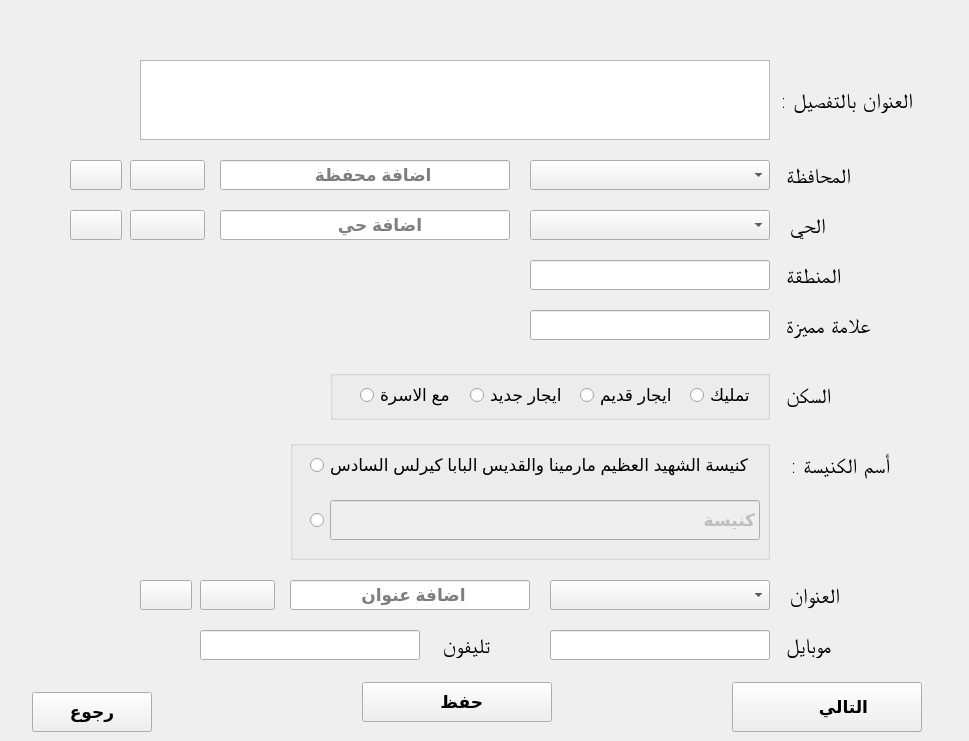
      <widget class="QWidget" name="tab_17">
       <attribute name="title">
        <string>next 1</string>
       </attribute>
       <widget class="QPushButton" name="pushButton_28">
        <property name="geometry">
         <rect>
          <x>32</x>
          <y>692</y>
          <width>120</width>
          <height>40</height>
         </rect>
        </property>
        <property name="font">
         <font>
          <pointsize>13</pointsize>
          <weight>75</weight>
          <bold>true</bold>
         </font>
        </property>
        <property name="text">
         <string>رجوع</string>
        </property>
       </widget>
       <widget class="QPushButton" name="pushButton_29">
        <property name="geometry">
         <rect>
          <x>732</x>
          <y>682</y>
          <width>190</width>
          <height>50</height>
         </rect>
        </property>
        <property name="font">
         <font>
          <pointsize>13</pointsize>
          <weight>75</weight>
          <bold>true</bold>
         </font>
        </property>
        <property name="layoutDirection">
         <enum>Qt::RightToLeft</enum>
        </property>
        <property name="text">
         <string>       التالي</string>
        </property>
        <property name="icon">
         <iconset resource="pics.qrc">
          <normaloff>:/ico/next.png</normaloff>:/ico/next.png</iconset>
        </property>
        <property name="iconSize">
         <size>
          <width>100</width>
          <height>46</height>
         </size>
        </property>
       </widget>
       <widget class="QPushButton" name="pushButton_117">
        <property name="geometry">
         <rect>
          <x>140</x>
          <y>580</y>
          <width>52</width>
          <height>30</height>
         </rect>
        </property>
        <property name="styleSheet">
         <string notr="true">image: url(:/ico/removef.png);</string>
        </property>
        <property name="text">
         <string/>
        </property>
       </widget>
       <widget class="QComboBox" name="comboBox_7">
        <property name="geometry">
         <rect>
          <x>550</x>
          <y>580</y>
          <width>220</width>
          <height>30</height>
         </rect>
        </property>
        <property name="font">
         <font>
          <pointsize>13</pointsize>
         </font>
        </property>
       </widget>
       <widget class="QLineEdit" name="lineEdit_106">
        <property name="geometry">
         <rect>
          <x>530</x>
          <y>260</y>
          <width>240</width>
          <height>30</height>
         </rect>
        </property>
        <property name="font">
         <font>
          <pointsize>13</pointsize>
          <weight>75</weight>
          <bold>true</bold>
         </font>
        </property>
       </widget>
       <widget class="QTextEdit" name="textEdit_6">
        <property name="geometry">
         <rect>
          <x>140</x>
          <y>60</y>
          <width>630</width>
          <height>80</height>
         </rect>
        </property>
        <property name="font">
         <font>
          <pointsize>11</pointsize>
         </font>
        </property>
       </widget>
       <widget class="QComboBox" name="comboBox_9">
        <property name="geometry">
         <rect>
          <x>530</x>
          <y>160</y>
          <width>240</width>
          <height>30</height>
         </rect>
        </property>
        <property name="font">
         <font>
          <pointsize>13</pointsize>
         </font>
        </property>
       </widget>
       <widget class="QLineEdit" name="lineEdit_105">
        <property name="geometry">
         <rect>
          <x>550</x>
          <y>630</y>
          <width>220</width>
          <height>30</height>
         </rect>
        </property>
        <property name="font">
         <font>
          <pointsize>13</pointsize>
          <weight>75</weight>
          <bold>true</bold>
         </font>
        </property>
        <property name="placeholderText">
         <string/>
        </property>
       </widget>
       <widget class="QPushButton" name="pushButton_113">
        <property name="geometry">
         <rect>
          <x>130</x>
          <y>160</y>
          <width>75</width>
          <height>30</height>
         </rect>
        </property>
        <property name="styleSheet">
         <string notr="true">image: url(:/ico/addf.png);</string>
        </property>
        <property name="text">
         <string/>
        </property>
       </widget>
       <widget class="QPushButton" name="pushButton_33">
        <property name="geometry">
         <rect>
          <x>70</x>
          <y>210</y>
          <width>52</width>
          <height>30</height>
         </rect>
        </property>
        <property name="styleSheet">
         <string notr="true">image: url(:/ico/removef.png);</string>
        </property>
        <property name="text">
         <string/>
        </property>
       </widget>
       <widget class="QLabel" name="label_42">
        <property name="geometry">
         <rect>
          <x>780</x>
          <y>630</y>
          <width>170</width>
          <height>30</height>
         </rect>
        </property>
        <property name="font">
         <font>
          <family>Arial Unicode MS</family>
          <pointsize>16</pointsize>
          <weight>9</weight>
          <italic>false</italic>
          <bold>false</bold>
         </font>
        </property>
        <property name="styleSheet">
         <string notr="true">font: 75 16pt &quot;Arial Unicode MS&quot;;</string>
        </property>
        <property name="text">
         <string>موبايل </string>
        </property>
        <property name="alignment">
         <set>Qt::AlignRight|Qt::AlignTrailing|Qt::AlignVCenter</set>
        </property>
       </widget>
       <widget class="QLabel" name="label_39">
        <property name="geometry">
         <rect>
          <x>790</x>
          <y>210</y>
          <width>160</width>
          <height>30</height>
         </rect>
        </property>
        <property name="font">
         <font>
          <family>Arial Unicode MS</family>
          <pointsize>16</pointsize>
          <weight>9</weight>
          <italic>false</italic>
          <bold>false</bold>
         </font>
        </property>
        <property name="styleSheet">
         <string notr="true">font: 75 16pt &quot;Arial Unicode MS&quot;;</string>
        </property>
        <property name="text">
         <string>الحي</string>
        </property>
        <property name="alignment">
         <set>Qt::AlignRight|Qt::AlignTrailing|Qt::AlignVCenter</set>
        </property>
       </widget>
       <widget class="QLineEdit" name="lineEdit_107">
        <property name="geometry">
         <rect>
          <x>220</x>
          <y>210</y>
          <width>290</width>
          <height>30</height>
         </rect>
        </property>
        <property name="font">
         <font>
          <pointsize>13</pointsize>
          <weight>75</weight>
          <bold>true</bold>
         </font>
        </property>
        <property name="placeholderText">
         <string>                  اضافة حي </string>
        </property>
       </widget>
       <widget class="QLabel" name="label_38">
        <property name="geometry">
         <rect>
          <x>780</x>
          <y>160</y>
          <width>160</width>
          <height>30</height>
         </rect>
        </property>
        <property name="font">
         <font>
          <family>Arial Unicode MS</family>
          <pointsize>16</pointsize>
          <weight>9</weight>
          <italic>false</italic>
          <bold>false</bold>
         </font>
        </property>
        <property name="styleSheet">
         <string notr="true">font: 75 16pt &quot;Arial Unicode MS&quot;;</string>
        </property>
        <property name="text">
         <string>المحافظة </string>
        </property>
        <property name="alignment">
         <set>Qt::AlignRight|Qt::AlignTrailing|Qt::AlignVCenter</set>
        </property>
       </widget>
       <widget class="QLabel" name="label_36">
        <property name="geometry">
         <rect>
          <x>780</x>
          <y>370</y>
          <width>160</width>
          <height>50</height>
         </rect>
        </property>
        <property name="font">
         <font>
          <family>Arial Unicode MS</family>
          <pointsize>16</pointsize>
          <weight>9</weight>
          <italic>false</italic>
          <bold>false</bold>
         </font>
        </property>
        <property name="styleSheet">
         <string notr="true">font: 75 16pt &quot;Arial Unicode MS&quot;;</string>
        </property>
        <property name="text">
         <string>السكن </string>
        </property>
        <property name="alignment">
         <set>Qt::AlignRight|Qt::AlignTrailing|Qt::AlignVCenter</set>
        </property>
       </widget>
       <widget class="QPushButton" name="pushButton_114">
        <property name="geometry">
         <rect>
          <x>200</x>
          <y>580</y>
          <width>75</width>
          <height>30</height>
         </rect>
        </property>
        <property name="styleSheet">
         <string notr="true">image: url(:/ico/addf.png);</string>
        </property>
        <property name="text">
         <string/>
        </property>
       </widget>
       <widget class="QLineEdit" name="lineEdit_102">
        <property name="geometry">
         <rect>
          <x>200</x>
          <y>630</y>
          <width>220</width>
          <height>30</height>
         </rect>
        </property>
        <property name="font">
         <font>
          <pointsize>13</pointsize>
          <weight>75</weight>
          <bold>true</bold>
         </font>
        </property>
        <property name="placeholderText">
         <string/>
        </property>
       </widget>
       <widget class="QLineEdit" name="lineEdit_104">
        <property name="geometry">
         <rect>
          <x>220</x>
          <y>160</y>
          <width>290</width>
          <height>30</height>
         </rect>
        </property>
        <property name="font">
         <font>
          <pointsize>13</pointsize>
          <weight>75</weight>
          <bold>true</bold>
         </font>
        </property>
        <property name="placeholderText">
         <string>                اضافة محفظة </string>
        </property>
       </widget>
       <widget class="QLabel" name="label_35">
        <property name="geometry">
         <rect>
          <x>790</x>
          <y>450</y>
          <width>160</width>
          <height>30</height>
         </rect>
        </property>
        <property name="font">
         <font>
          <family>Arial Unicode MS</family>
          <pointsize>16</pointsize>
          <weight>9</weight>
          <italic>false</italic>
          <bold>false</bold>
         </font>
        </property>
        <property name="styleSheet">
         <string notr="true">font: 75 16pt &quot;Arial Unicode MS&quot;;</string>
        </property>
        <property name="text">
         <string>أسم الكنيسة :</string>
        </property>
        <property name="alignment">
         <set>Qt::AlignRight|Qt::AlignTrailing|Qt::AlignVCenter</set>
        </property>
       </widget>
       <widget class="QLineEdit" name="lineEdit_108">
        <property name="geometry">
         <rect>
          <x>290</x>
          <y>580</y>
          <width>240</width>
          <height>30</height>
         </rect>
        </property>
        <property name="font">
         <font>
          <pointsize>13</pointsize>
          <weight>75</weight>
          <bold>true</bold>
         </font>
        </property>
        <property name="placeholderText">
         <string>             اضافة عنوان </string>
        </property>
       </widget>
       <widget class="QLineEdit" name="lineEdit_103">
        <property name="geometry">
         <rect>
          <x>530</x>
          <y>310</y>
          <width>240</width>
          <height>30</height>
         </rect>
        </property>
        <property name="font">
         <font>
          <pointsize>13</pointsize>
          <weight>75</weight>
          <bold>true</bold>
         </font>
        </property>
       </widget>
       <widget class="QLabel" name="label_34">
        <property name="geometry">
         <rect>
          <x>430</x>
          <y>630</y>
          <width>60</width>
          <height>30</height>
         </rect>
        </property>
        <property name="font">
         <font>
          <family>Arial Unicode MS</family>
          <pointsize>16</pointsize>
          <weight>9</weight>
          <italic>false</italic>
          <bold>false</bold>
         </font>
        </property>
        <property name="styleSheet">
         <string notr="true">font: 75 16pt &quot;Arial Unicode MS&quot;;</string>
        </property>
        <property name="text">
         <string>تليفون </string>
        </property>
       </widget>
       <widget class="QLabel" name="label_33">
        <property name="geometry">
         <rect>
          <x>780</x>
          <y>260</y>
          <width>160</width>
          <height>30</height>
         </rect>
        </property>
        <property name="font">
         <font>
          <family>Arial Unicode MS</family>
          <pointsize>16</pointsize>
          <weight>9</weight>
          <italic>false</italic>
          <bold>false</bold>
         </font>
        </property>
        <property name="styleSheet">
         <string notr="true">font: 75 16pt &quot;Arial Unicode MS&quot;;</string>
        </property>
        <property name="text">
         <string>المنطقة </string>
        </property>
        <property name="alignment">
         <set>Qt::AlignRight|Qt::AlignTrailing|Qt::AlignVCenter</set>
        </property>
       </widget>
       <widget class="QPushButton" name="pushButton_115">
        <property name="geometry">
         <rect>
          <x>130</x>
          <y>210</y>
          <width>75</width>
          <height>30</height>
         </rect>
        </property>
        <property name="styleSheet">
         <string notr="true">image: url(:/ico/addf.png);</string>
        </property>
        <property name="text">
         <string/>
        </property>
       </widget>
       <widget class="QComboBox" name="comboBox_8">
        <property name="geometry">
         <rect>
          <x>530</x>
          <y>210</y>
          <width>240</width>
          <height>30</height>
         </rect>
        </property>
        <property name="font">
         <font>
          <pointsize>13</pointsize>
         </font>
        </property>
       </widget>
       <widget class="QLabel" name="label_37">
        <property name="geometry">
         <rect>
          <x>790</x>
          <y>580</y>
          <width>170</width>
          <height>30</height>
         </rect>
        </property>
        <property name="font">
         <font>
          <family>Arial Unicode MS</family>
          <pointsize>16</pointsize>
          <weight>9</weight>
          <italic>false</italic>
          <bold>false</bold>
         </font>
        </property>
        <property name="styleSheet">
         <string notr="true">font: 75 16pt &quot;Arial Unicode MS&quot;;</string>
        </property>
        <property name="text">
         <string>العنوان</string>
        </property>
        <property name="alignment">
         <set>Qt::AlignRight|Qt::AlignTrailing|Qt::AlignVCenter</set>
        </property>
       </widget>
       <widget class="QGroupBox" name="groupBox_2">
        <property name="geometry">
         <rect>
          <x>330</x>
          <y>370</y>
          <width>440</width>
          <height>50</height>
         </rect>
        </property>
        <property name="title">
         <string/>
        </property>
        <widget class="QRadioButton" name="radioButton_17">
         <property name="geometry">
          <rect>
           <x>250</x>
           <y>10</y>
           <width>100</width>
           <height>30</height>
          </rect>
         </property>
         <property name="font">
          <font>
           <pointsize>13</pointsize>
          </font>
         </property>
         <property name="text">
          <string>ايجار قديم</string>
         </property>
        </widget>
        <widget class="QRadioButton" name="radioButton_18">
         <property name="geometry">
          <rect>
           <x>360</x>
           <y>10</y>
           <width>70</width>
           <height>30</height>
          </rect>
         </property>
         <property name="font">
          <font>
           <pointsize>13</pointsize>
          </font>
         </property>
         <property name="text">
          <string>تمليك</string>
         </property>
        </widget>
        <widget class="QRadioButton" name="radioButton_19">
         <property name="geometry">
          <rect>
           <x>140</x>
           <y>10</y>
           <width>100</width>
           <height>30</height>
          </rect>
         </property>
         <property name="font">
          <font>
           <pointsize>13</pointsize>
          </font>
         </property>
         <property name="text">
          <string>ايجار جديد </string>
         </property>
        </widget>
        <widget class="QRadioButton" name="radioButton_20">
         <property name="geometry">
          <rect>
           <x>30</x>
           <y>10</y>
           <width>100</width>
           <height>30</height>
          </rect>
         </property>
         <property name="font">
          <font>
           <pointsize>13</pointsize>
          </font>
         </property>
         <property name="text">
          <string>مع الاسرة</string>
         </property>
        </widget>
       </widget>
       <widget class="QLabel" name="label_41">
        <property name="geometry">
         <rect>
          <x>780</x>
          <y>310</y>
          <width>160</width>
          <height>30</height>
         </rect>
        </property>
        <property name="font">
         <font>
          <family>Arial Unicode MS</family>
          <pointsize>16</pointsize>
          <weight>9</weight>
          <italic>false</italic>
          <bold>false</bold>
         </font>
        </property>
        <property name="styleSheet">
         <string notr="true">font: 75 16pt &quot;Arial Unicode MS&quot;;</string>
        </property>
        <property name="text">
         <string>علامة مميزة </string>
        </property>
        <property name="alignment">
         <set>Qt::AlignRight|Qt::AlignTrailing|Qt::AlignVCenter</set>
        </property>
       </widget>
       <widget class="QLabel" name="label_40">
        <property name="geometry">
         <rect>
          <x>780</x>
          <y>60</y>
          <width>160</width>
          <height>80</height>
         </rect>
        </property>
        <property name="font">
         <font>
          <family>Arial Unicode MS</family>
          <pointsize>16</pointsize>
          <weight>9</weight>
          <italic>false</italic>
          <bold>false</bold>
         </font>
        </property>
        <property name="styleSheet">
         <string notr="true">font: 75 16pt &quot;Arial Unicode MS&quot;;</string>
        </property>
        <property name="text">
         <string>العنوان بالتفصيل :</string>
        </property>
        <property name="alignment">
         <set>Qt::AlignRight|Qt::AlignTrailing|Qt::AlignVCenter</set>
        </property>
       </widget>
       <widget class="QPushButton" name="pushButton_116">
        <property name="geometry">
         <rect>
          <x>70</x>
          <y>160</y>
          <width>52</width>
          <height>30</height>
         </rect>
        </property>
        <property name="styleSheet">
         <string notr="true">image: url(:/ico/removef.png);</string>
        </property>
        <property name="text">
         <string/>
        </property>
       </widget>
       <widget class="QPushButton" name="pushButton_118">
        <property name="geometry">
         <rect>
          <x>362</x>
          <y>682</y>
          <width>190</width>
          <height>40</height>
         </rect>
        </property>
        <property name="font">
         <font>
          <pointsize>13</pointsize>
          <weight>75</weight>
          <bold>true</bold>
         </font>
        </property>
        <property name="text">
         <string>  حفظ</string>
        </property>
        <property name="icon">
         <iconset resource="pics.qrc">
          <normaloff>:/ico/save.png</normaloff>:/ico/save.png</iconset>
        </property>
        <property name="iconSize">
         <size>
          <width>31</width>
          <height>31</height>
         </size>
        </property>
       </widget>
       <widget class="QGroupBox" name="groupBox_4">
        <property name="geometry">
         <rect>
          <x>290</x>
          <y>440</y>
          <width>480</width>
          <height>120</height>
         </rect>
        </property>
        <property name="title">
         <string/>
        </property>
        <widget class="QLineEdit" name="lineEdit_101">
         <property name="enabled">
          <bool>false</bool>
         </property>
         <property name="geometry">
          <rect>
           <x>40</x>
           <y>60</y>
           <width>430</width>
           <height>40</height>
          </rect>
         </property>
         <property name="font">
          <font>
           <pointsize>13</pointsize>
           <weight>75</weight>
           <bold>true</bold>
          </font>
         </property>
         <property name="text">
          <string>كنيسة </string>
         </property>
        </widget>
        <widget class="QRadioButton" name="radioButton_7">
         <property name="geometry">
          <rect>
           <x>20</x>
           <y>10</y>
           <width>450</width>
           <height>30</height>
          </rect>
         </property>
         <property name="font">
          <font>
           <pointsize>13</pointsize>
          </font>
         </property>
         <property name="text">
          <string>كنيسة الشهيد العظيم مارمينا والقديس البابا كيرلس السادس</string>
         </property>
        </widget>
        <widget class="QRadioButton" name="radioButton_8">
         <property name="geometry">
          <rect>
           <x>20</x>
           <y>60</y>
           <width>400</width>
           <height>40</height>
          </rect>
         </property>
         <property name="font">
          <font>
           <pointsize>11</pointsize>
          </font>
         </property>
         <property name="text">
          <string/>
         </property>
        </widget>
        <zorder>radioButton_8</zorder>
        <zorder>lineEdit_101</zorder>
        <zorder>radioButton_7</zorder>
       </widget>
      </widget>
